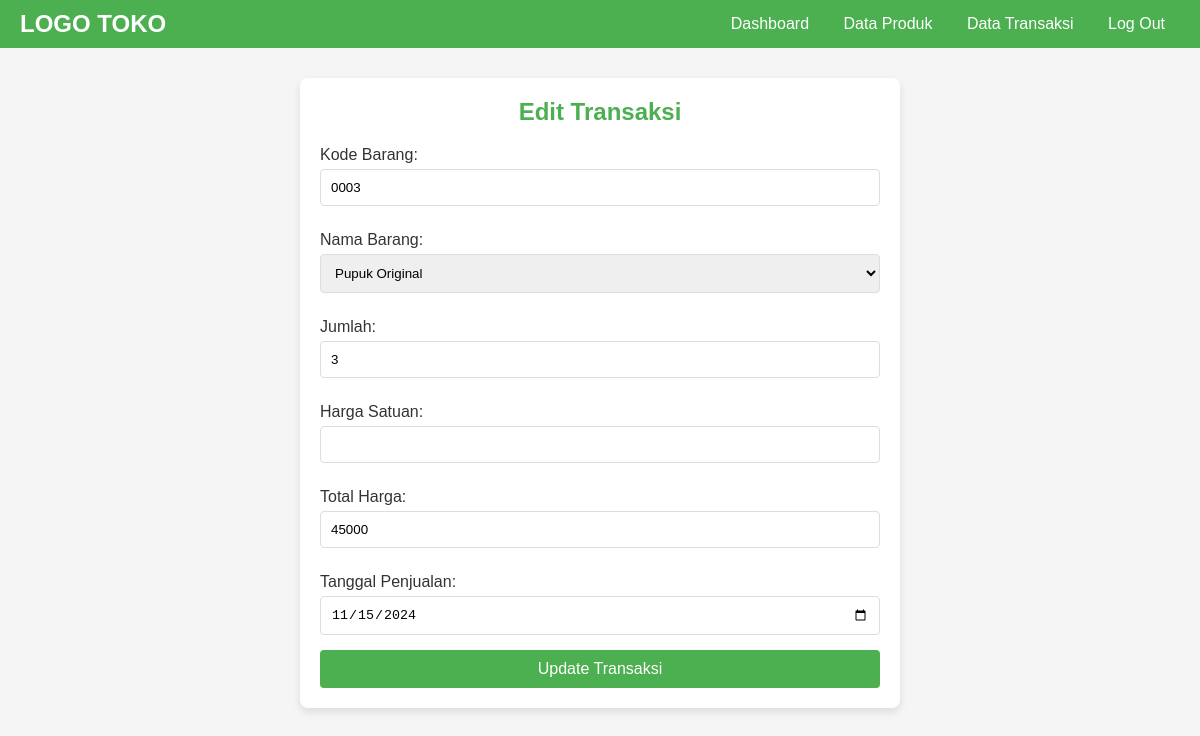
The page /tani_maju/edit_transaksi.php?id=9 (signed in) on the database its author committed.
### tables this page shows
CREATE TABLE `transaksi_penjualan` (
  `id_transaksi` int(11) NOT NULL,
  `kode_barang` varchar(50) DEFAULT NULL,
  `nama_barang` varchar(100) NOT NULL,
  `jumlah` int(11) NOT NULL,
  `harga_satuan` varchar(10) NOT NULL,
  `total_harga` varchar(10) NOT NULL,
  `tanggal_penjualan` date NOT NULL
);

CREATE TABLE `produk` (
  `id_produk` int(11) NOT NULL,
  `kode_barang` varchar(50) NOT NULL,
  `nama_barang` varchar(100) NOT NULL,
  `harga_satuan` decimal(10,2) NOT NULL,
  `stok` int(11) NOT NULL
);

### tani_maju/edit_transaksi.php (the view, shortened to what this page needs)
<?php
include 'koneksi.php';
$id = $_GET['id'];
$transaksiResult = $koneksi->prepare("SELECT * FROM Transaksi_Penjualan WHERE id_transaksi = ?");
$transaksiResult->bind_param("i", $id);
$transaksiResult->execute();
$transaksi = $transaksiResult->get_result()->fetch_assoc();
$produkResult = $koneksi->query("SELECT kode_barang, nama_barang, harga_satuan FROM Produk");
$produkData = [];
while ($row = $produkResult->fetch_assoc()) {
    $produkData[] = $row;
}
?>
<!DOCTYPE html>
<html lang="en">
<head>
</head>
<body>
<div class="navbar">
    <div class="logo">LOGO TOKO</div>
    <nav>
        <a href="kasir_dashboard.php">Dashboard</a>
        <a href="data_produk.php">Data Produk</a>
        <a href="data_transaksi.php">Data Transaksi</a>
        <a href="logout.php">Log Out</a>
    </nav>
</div>
<div class="content">
    <h2>Edit Transaksi</h2>
    <form action="" method="POST">
        <label for="kode_barang">Kode Barang:</label>
        <input type="text" id="kode_barang" name="kode_barang" value="<?php echo $transaksi['kode_barang']; ?>" readonly>
        <label for="nama_barang">Nama Barang:</label>
        <select id="nama_barang" required>
            <?php foreach ($produkData as $produk): ?>
                <option value="<?php echo $produk['kode_barang']; ?>"
                        data-harga="<?php echo $produk['harga_satuan']; ?>"
                        data-nama="<?php echo $produk['nama_barang']; ?>"
                    <?php echo $produk['kode_barang'] === $transaksi['kode_barang'] ? 'selected' : ''; ?>>
                    <?php echo $produk['nama_barang']; ?>
                </option>
            <?php endforeach; ?>
        </select>
        <label for="jumlah">Jumlah:</label>
        <input type="number" id="jumlah" name="jumlah" value="<?php echo $transaksi['jumlah']; ?>" required>
        <label for="harga_satuan">Harga Satuan:</label>
        <input type="number" id="harga_satuan" name="harga_satuan" value="<?php echo $transaksi['harga_satuan']; ?>" readonly>
        <label for="total_harga">Total Harga:</label>
        <input type="number" id="total_harga" name="total_harga" value="<?php echo $transaksi['total_harga']; ?>" readonly>
        <label for="tanggal_penjualan">Tanggal Penjualan:</label>
        <input type="date" id="tanggal_penjualan" name="tanggal_penjualan" value="<?php echo $transaksi['tanggal_penjualan']; ?>" required>
        <button type="submit">Update Transaksi</button>
    </form>
</div>
</body>
</html>

### tani_maju/edit_transaksi.php (style rules this page uses)
* { margin: 0; padding: 0; box-sizing: border-box; }
body { font-family: Arial, sans-serif; background-color: #f5f5f5; display: flex; flex-direction: column; align-items: center; }
.navbar { display: flex; justify-content: space-between; align-items: center; width: 100%; padding: 10px 20px; background-color: #4CAF50; color: #fff; }
.navbar .logo { font-weight: bold; font-size: 24px; }
.navbar nav a { color: white; margin: 0 15px; text-decoration: none; font-size: 16px; }
.content { width: 80%; max-width: 600px; margin-top: 30px; padding: 20px; background-color: #fff; box-shadow: 0 4px 8px rgba(0, 0, 0, 0.1); border-radius: 8px; text-align: center; }
h2 { color: #4CAF50; margin-bottom: 20px; }
label { display: block; margin-top: 10px; text-align: left; color: #333; }
input[type="number"], input[type="text"], select, input[type="date"] { width: 100%; padding: 10px; margin: 5px 0 15px 0; border: 1px solid #ddd; border-radius: 4px; }
button { background-color: #4CAF50; color: white; padding: 10px 20px; border: none; border-radius: 4px; cursor: pointer; width: 100%; font-size: 16px; }

### rows shown on the page
transaksi_penjualan: kode_barang "0003", kode_barang.nama_barang "Pupuk Original", jumlah "3", total_harga "45000", tanggal_penjualan "11/15/2024"
